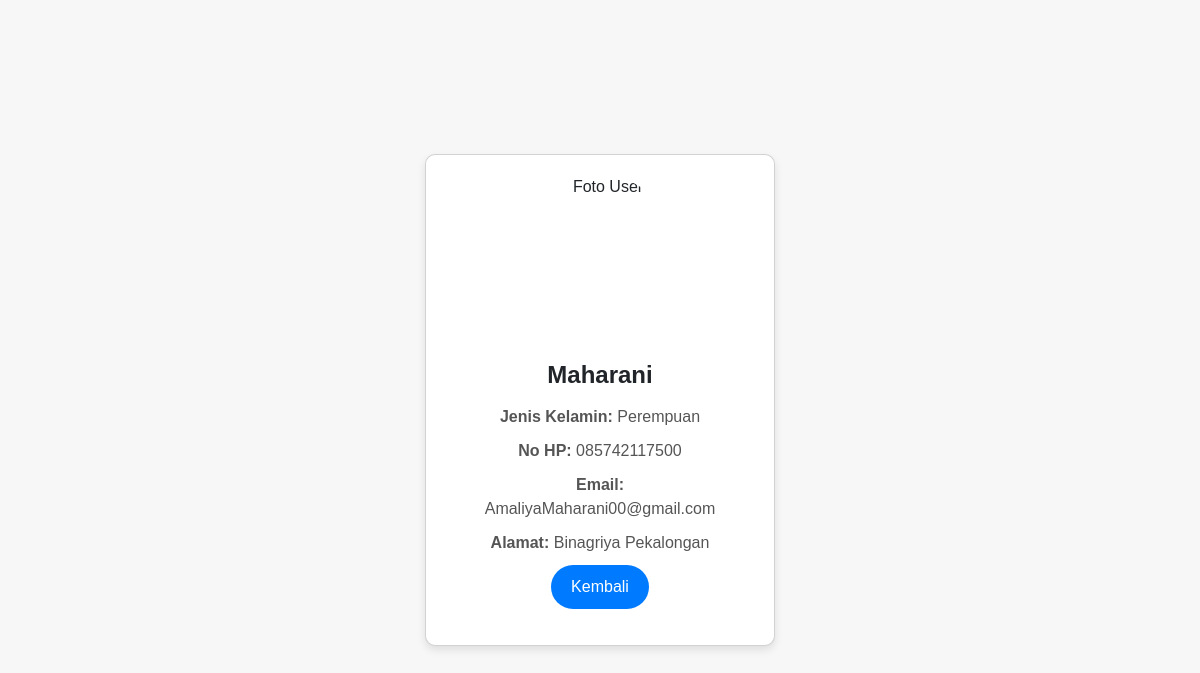
The app's page /detail.php?id=15 with its own data.
### tables this page shows
CREATE TABLE `tb_users` (
  `id` int(10) NOT NULL,
  `nama` varchar(255) NOT NULL,
  `alamat` varchar(255) NOT NULL,
  `nohp` char(13) NOT NULL,
  `foto` blob DEFAULT NULL,
  `jenis_kelamin` enum('Laki-laki','Perempuan') DEFAULT NULL,
  `email` varchar(255) DEFAULT NULL
);

### detail.php (the view, shortened to what this page needs)
<?php
$servername = "localhost";
$username = "root";
$password = "";
$dbname = "db_php";
$conn = new mysqli($servername, $username, $password, $dbname);
if (isset($_GET['id'])) {
    $id = $_GET['id'];
    $sql = "SELECT * FROM tb_users WHERE id = $id";
    $result = $conn->query($sql);
    if ($result->num_rows > 0) {
        $row = $result->fetch_assoc();
    } else {
        echo "Data tidak ditemukan.";
        exit;
    }
} else {
    echo "ID tidak ditemukan.";
    exit;
}
?>
<!doctype html>
<html lang="en">
<head>
    <link href="https://cdn.jsdelivr.net/npm/bootstrap@5.3.3/dist/css/bootstrap.min.css" rel="stylesheet">
</head>
<body>
<div class="card">
    <div class="card-img-container">
        <img src="detail.php?id=<?php echo $row['id']; ?>&show_image=1" class="card-img-top" alt="Foto User">
    </div>
    <div class="card-body">
        <h5 class="card-title"><?php echo $row['nama']; ?></h5>
        <p class="card-text"><strong>Jenis Kelamin:</strong> <?php echo $row['jenis_kelamin']; ?></p>
        <p class="card-text"><strong>No HP:</strong> <?php echo $row['nohp']; ?></p>
        <p class="card-text"><strong>Email:</strong> <?php echo $row['email']; ?></p>
        <p class="card-text"><strong>Alamat:</strong> <?php echo $row['alamat']; ?></p>
        <a href="index.php" class="btn btn-primary">Kembali</a>
    </div>
</div>
</body>
</html>

### detail.php (style rules this page uses)
body { background-color: #f7f7f7; font-family: 'Arial', sans-serif; display: flex; justify-content: center; align-items: center; height: 100vh; margin: 0; }
.card { background-color: #ffffff; border-radius: 10px; box-shadow: 0 4px 8px rgba(0, 0, 0, 0.1); max-width: 350px; width: 100%; padding: 20px; text-align: center; }
.card-img-container { display: flex; justify-content: center; align-items: center; margin-bottom: 20px; }
.card-img-top { border-radius: 50%; width: 150px; height: 150px; object-fit: cover; }
.card-title { font-size: 1.5rem; font-weight: bold; margin-bottom: 15px; }
.card-text { font-size: 1rem; color: #555; margin-bottom: 10px; }
.btn-primary { background-color: #007bff; border: none; font-size: 1rem; padding: 10px 20px; border-radius: 25px; }

### records on screen
tb_users: nama "Maharani", jenis_kelamin "Perempuan", nohp "085742117500", email "AmaliyaMaharani00@gmail.com", alamat "Binagriya Pekalongan"
